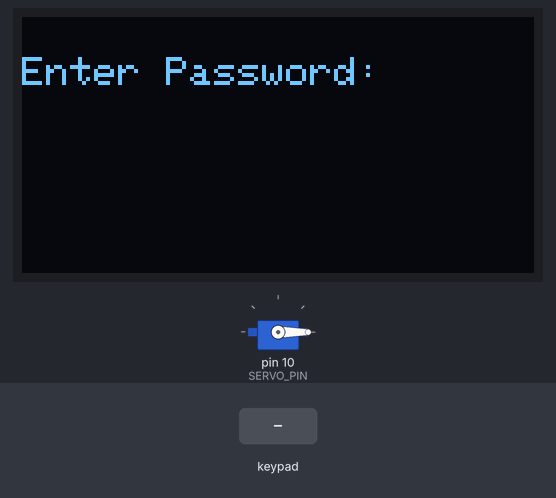
This sketch was run on a simulated Arduino Uno, built with avr-gcc and run on an emulated ATmega328P. Parts: 128×64 one-colour display, servo. The test bench sets the inputs (shaded band). What the sketch prints to the serial monitor is not drawn.

Above: at 1.2 s.
1.3 s: keypad keys C 9 8 7 # pressed 0.4 s apart
At 4.3 s:
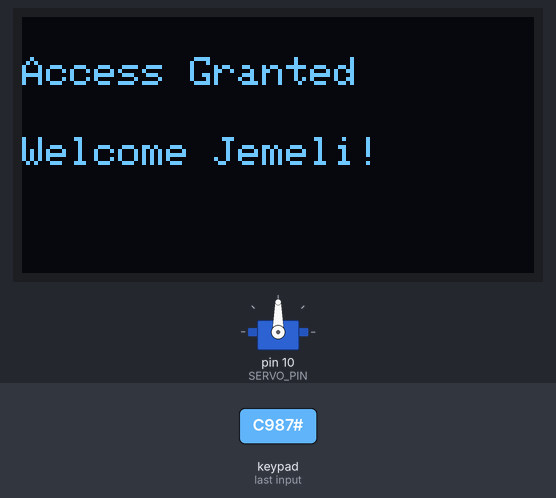
4.8 s: key 'A' pressed
At 7.6 s:
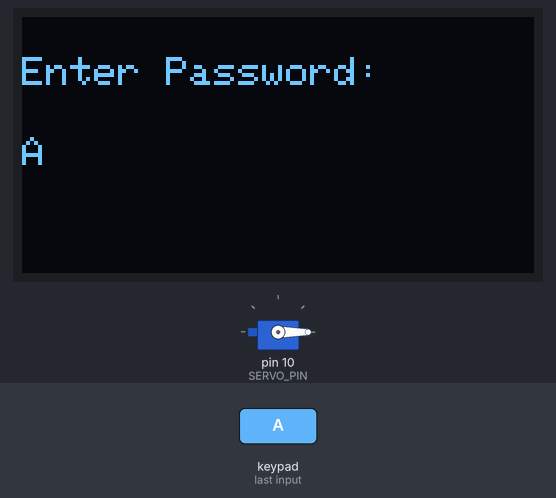
7.8 s: key 'B' pressed
At 9.0 s:
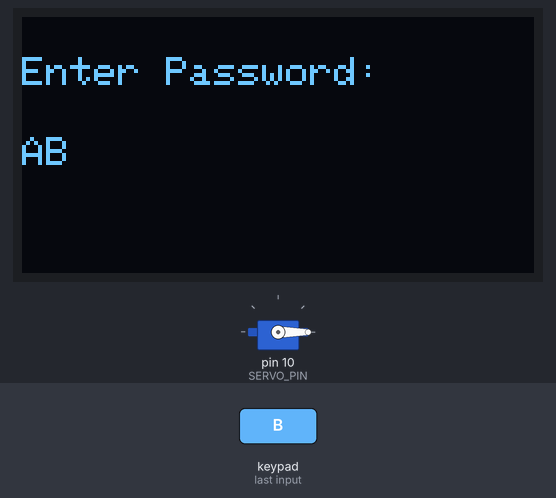
9.3 s: keypad keys C 9 8 7 * pressed 0.4 s apart
At 10.6 s:
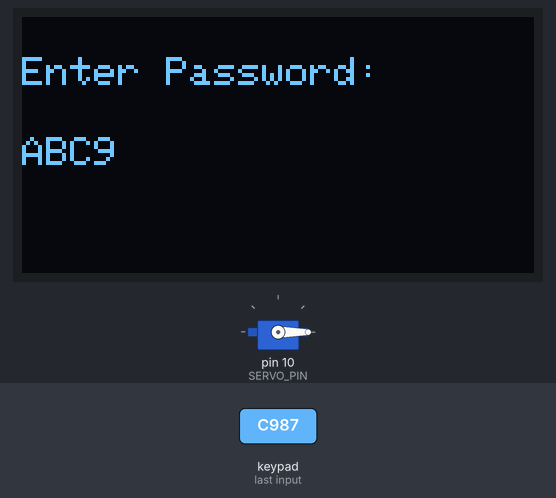
12.8 s: key '#' pressed
At 14.1 s:
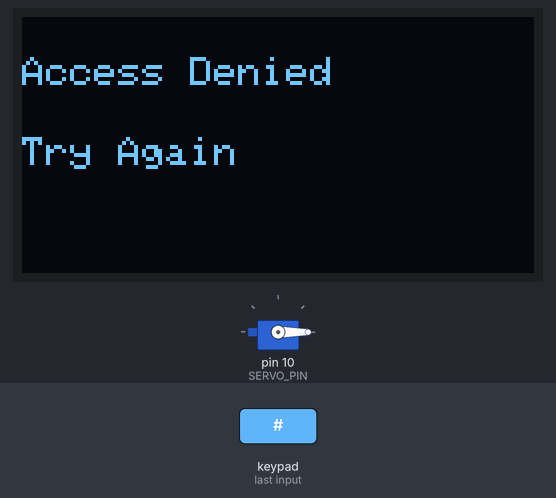
15.8 s: key 'D' pressed
At 16.5 s:
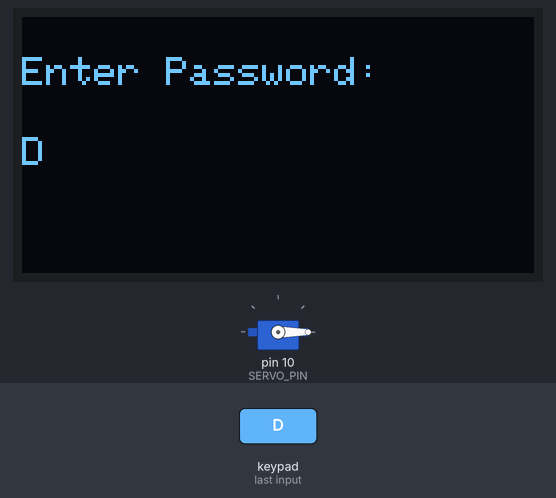
Timing chart, 0 to 18.3 s (numbered marks = the images above; inputs shaded):
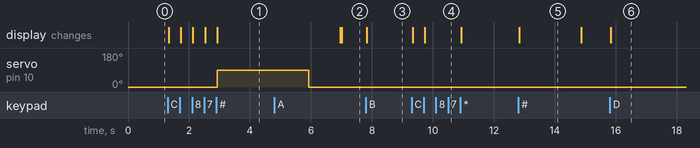

The sketch:

__Password-Based_Smart_Lock.ino
```cpp
#include <Wire.h>
#include <Adafruit_GFX.h>
#include <Adafruit_SSD1306.h>
#include <Keypad.h>
#include <Servo.h>

#define SCREEN_WIDTH 128
#define SCREEN_HEIGHT 64
Adafruit_SSD1306 display(SCREEN_WIDTH, SCREEN_HEIGHT, &Wire, -1);

// Set your password
String password = "C987";
String input = "";

// --- Servo Setup ---
Servo doorServo;
#define SERVO_PIN 10
#define OPEN_POS 90     // adjust if needed
#define CLOSED_POS 0

// --- Keypad Setup ---
const byte ROWS = 4;
const byte COLS = 4;

char keys[ROWS][COLS] = {
  {'1','2','3','A'},
  {'4','5','6','B'},
  {'7','8','9','C'},
  {'*','0','#','D'}
};

byte rowPins[ROWS] = {9, 8, 7, 6};  // Your actual row pins
byte colPins[COLS] = {5, 4, 3, 2};  // Your actual column pins

Keypad keypad = Keypad(makeKeymap(keys), rowPins, colPins, ROWS, COLS);

void showMessage(String line1, String line2 = "") {
  display.clearDisplay();
  display.setTextSize(1);
  display.setTextColor(WHITE);
  display.setCursor(0, 10);
  display.println(line1);
  if (line2 != "") {
    display.setCursor(0, 30);
    display.println(line2);
  }
  display.display();
}

void setup() {
  Serial.begin(9600);

  // Start OLED
  if (!display.begin(SSD1306_SWITCHCAPVCC, 0x3C)) {
    Serial.println(F("OLED not found"));
    while (true);
  }

  // Start Servo
  doorServo.attach(SERVO_PIN);
  doorServo.write(CLOSED_POS);  // Door starts locked

  showMessage("Enter Password:");
}

void loop() {
  char key = keypad.getKey();

  if (key) {
    Serial.print("Key: ");
    Serial.println(key);

    if (key == '#') {
      if (input == password) {
        showMessage("Access Granted", "Welcome Jemeli!");
        Serial.println("Access Granted");

        doorServo.write(OPEN_POS);   // Unlock door
        delay(3000);                 // Keep open 3 sec
        doorServo.write(CLOSED_POS); // Lock again

        delay(1000);
      } else {
        showMessage("Access Denied", "Try Again");
        Serial.println("Access Denied");
        delay(2000);
      }

      input = "";
      showMessage("Enter Password:");

    } else if (key == '*') {
      input = "";
      showMessage("Enter Password:");

    } else {
      if (input.length() < 4) {
        input += key;
        showMessage("Enter Password:", input);
      }
    }
  }
}
```

Measured:
- after the input at 1.3 s, servo on pin 10 (SERVO_PIN): 0° → 90° after 1.6 s; the display: first changes at once (image 1 shows a later state)
- after the input at 4.8 s, the display: first differs from a run without the input after 2.2 s (image 2)
- after the input at 7.8 s, the display: changes at once (image 3)
- after the input at 9.3 s, the display: first changes at once (image 4 shows a later state)
- after the input at 12.8 s, the display: changes at once (image 5)
- after the input at 15.8 s, the display: changes at once (image 6)
- what the display in image 5 shows lasts 2.1 s, from 12.8 s to 14.9 s
